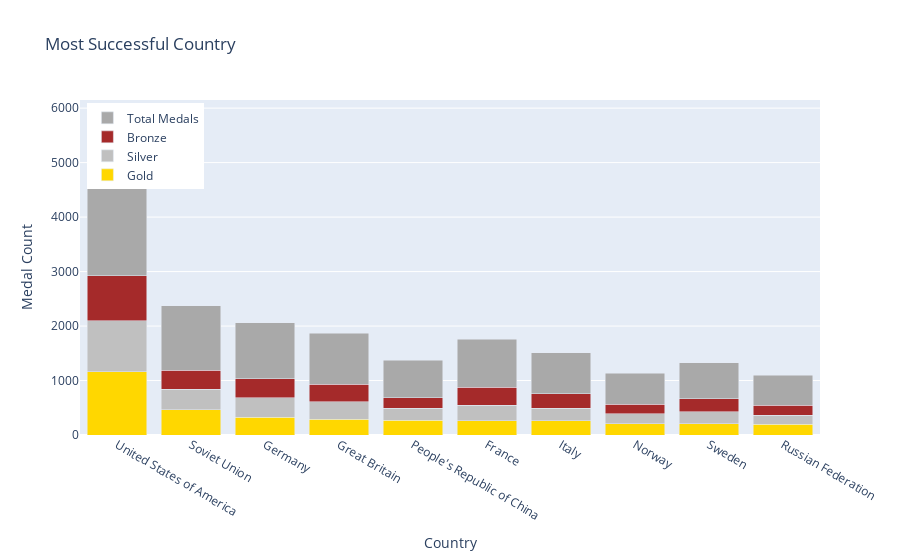

Notebook cell for this chart:
### Code cell
medal_tally = medal_tally.head(10)

fig = go.Figure()
fig.add_trace(go.Bar(x=medal_tally['country_name'], y=medal_tally['GOLD'], name='Gold', marker_color='gold'))
fig.add_trace(go.Bar(x=medal_tally['country_name'], y=medal_tally['SILVER'], name='Silver', marker_color='silver'))
fig.add_trace(go.Bar(x=medal_tally['country_name'], y=medal_tally['BRONZE'], name='Bronze', marker_color='brown'))

fig.add_trace(go.Bar(x=medal_tally['country_name'], y=medal_tally['Total'], name='Total Medals', marker_color='darkgrey'))

fig.update_layout(barmode='stack', showlegend=True, title='Most Successful Country', legend=dict(yanchor="top", y=0.99, xanchor="left", x=0.01))
fig.update_xaxes(title_text='Country')
fig.update_yaxes(title_text='Medal Count')

fig.show()

### Figure 1 — Plotly figure (JSON) as saved in the notebook; plotly's stock layout.template omitted (floating-point values rounded to 4 significant figures)
{"data": [{"marker": {"color": "gold"}, "name": "Gold", "type": "bar", "x": ["United States of America", "Soviet Union", "Germany", "Great Britain", "People's Republic of China", "France", "Italy", "Norway", "Sweden", "Russian Federation"], "y": [1158, 466, 327, 293, 271, 261, 259, 209, 204, 197]}, {"marker": {"color": "silver"}, "name": "Silver", "type": "bar", "x": ["United States of America", "Soviet Union", "Germany", "Great Britain", "People's Republic of China", "France", "Italy", "Norway", "Sweden", "Russian Federation"], "y": [941, 371, 357, 318, 223, 288, 229, 183, 224, 164]}, {"marker": {"color": "brown"}, "name": "Bronze", "type": "bar", "x": ["United States of America", "Soviet Union", "Germany", "Great Britain", "People's Republic of China", "France", "Italy", "Norway", "Sweden", "Russian Federation"], "y": [822, 350, 348, 323, 191, 330, 268, 174, 234, 188]}, {"marker": {"color": "darkgrey"}, "name": "Total Medals", "type": "bar", "x": ["United States of America", "Soviet Union", "Germany", "Great Britain", "People's Republic of China", "France", "Italy", "Norway", "Sweden", "Russian Federation"], "y": [2921, 1187, 1032, 934, 685, 879, 756, 566, 662, 549]}], "layout": {"barmode": "stack", "legend": {"x": 0.01, "xanchor": "left", "y": 0.99, "yanchor": "top"}, "showlegend": true, "title": {"text": "Most Successful Country"}, "xaxis": {"title": {"text": "Country"}}, "yaxis": {"title": {"text": "Medal Count"}}}}
